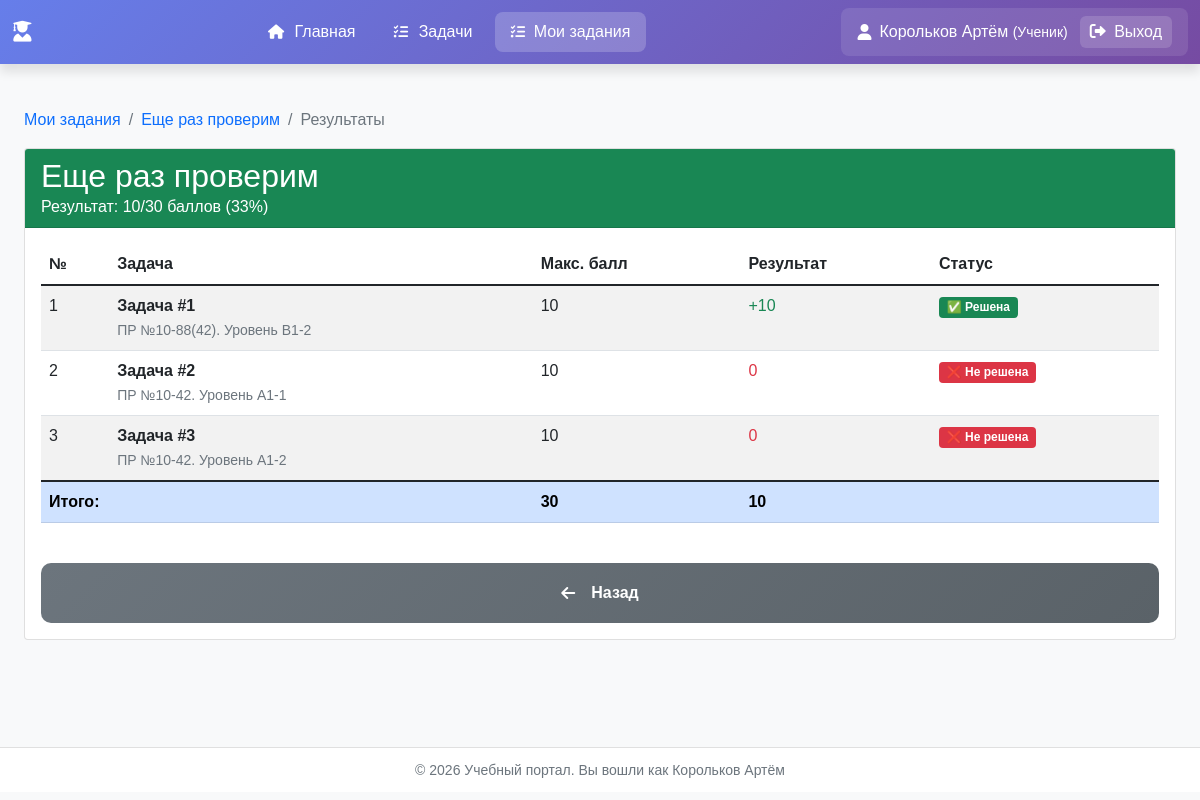
Before: /tasks/collections/attempt/53/results/ (signed in) with the older database file.
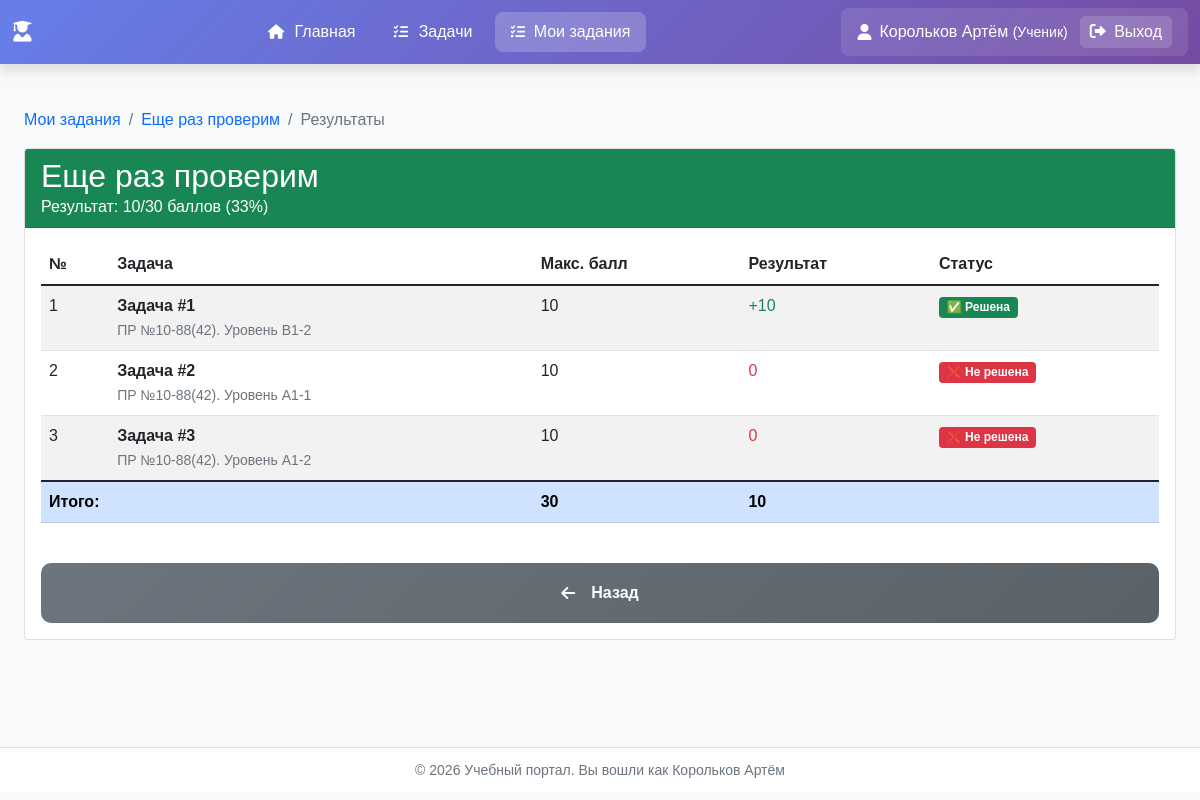
After: the same page with the newer database file.
### task_description_app/collections/models.py (models this page shows, shortened)
class CollectionItem(models.Model):
    collection = models.ForeignKey(
        Collection,
        on_delete=models.CASCADE,
        related_name='collection_items'
    )
    task = models.ForeignKey(Task, on_delete=models.CASCADE)
    order = models.IntegerField('Порядок', default=0)
    max_score = models.IntegerField('Максимальный балл', default=10)
    required = models.BooleanField('Обязательная', default=True)
    class Meta:
        db_table = 'task_description_app_collectionitem'
        ordering = ['order']
        unique_together = ['collection', 'task']

### task_description_app/tasks/models.py (models this page shows, shortened)
class Task(models.Model):
    title = models.CharField(
        max_length=200,
        blank=True,
        verbose_name='Название задачи'
    )
    description = models.TextField(
        verbose_name="Описание",
        blank=True
    )
    difficulty = models.ForeignKey(
        DifficultyLevel,
        on_delete=models.PROTECT,
        related_name='tasks',
        verbose_name='Уровень сложности'
    )
    created_at = models.DateTimeField(auto_now_add=True)
    is_public = models.BooleanField(
        verbose_name='Публичная',
        default=True
    )
    test_files = models.JSONField(
        verbose_name='Файлы тестов',
        default=list
    )  # список файлов
    total_attempts = models.PositiveIntegerField(
        default=0,
        verbose_name='Всего попыток'
    )
    perfect_solutions = models.PositiveIntegerField(
        default=0,
        verbose_name='Успешных на 100% попыток'
    )
    last_attempt_at = models.DateTimeField(
        null=True,
        blank=True,
        auto_now_add=True,
        verbose_name='Последняя попытка'
    )
    created_by = models.ForeignKey(
        User,
        on_delete=models.SET_DEFAULT,
        default=4, # User.id = 4 это я
        related_name='tasks',
        verbose_name='автор задачи'
    )
    class Meta:
        db_table = 'task_description_app_task'

### task_description_app/collections/views.py (the view)
# urls.py: path('attempt/<int:attempt_id>/results/', views.collection_attempt_results, name='attempt_results'),
def collection_attempt_results(request, attempt_id):
    attempt = get_object_or_404(
        CollectionAttempt,
        id=attempt_id,
        student=request.user,
        status='completed'
    )
    items = attempt.collection.collection_items.select_related('task').order_by('order')
    task_results = attempt.task_attempts.all()
    results_dict = {}
    for result in task_results:
        if result.real_task_id not in results_dict:
            results_dict[result.real_task_id] = result.is_solved
    items_with_status = []
    for item in items:
        task_id_str = str(item.task.id)
        items_with_status.append({
            'item': item,
            'task_id': item.task.id,
            'title': item.task.title,
            'max_score': item.max_score,
            'order': item.order,
            'is_solved': results_dict.get(task_id_str, False),
        })
    context = {
        'attempt': attempt,
        'items_with_status': items_with_status,
        'title': f'Результаты: {attempt.collection.title}',
    }
    return render(request, 'task_description_app/collections/collection_results.html', context)

### task_description_app/collections/models.py (called while the page is built)
    def get_progress_percent(self):
        if self.max_score > 0:
            return round((self.score / self.max_score) * 100)
        return 0

### templates/task_description_app/collections/collection_results.html (shortened to what this page needs)
{% extends "base.html" %}
{% load static %}
{% block content %}
    <div class="container mt-4">
        <nav aria-label="breadcrumb">
            <ol class="breadcrumb">
                {% if user.user_type == 'teacher' %}
                    <li class="breadcrumb-item"><a href="{% url 'tasks_&_collections:collections:list' %}"
                                                   class="text-decoration-none">Мои подборки</a>
                    </li>
                {% else %}
                    <li class="breadcrumb-item"><a href="{% url 'tasks_&_collections:collections:my_assignments' %}"
                                                   class="text-decoration-none">Мои задания</a>
                    </li>
                {% endif %}
                <li class="breadcrumb-item"><a href="{%  url 'tasks_&_collections:collections:detail' attempt.collection.id %}"
                                               class="text-decoration-none">{{ attempt.collection.title }}</a>
                </li>
                <li class="breadcrumb-item active" aria-current="page">Результаты
                </li>
            </ol>
        </nav>
        <div class="card">
            <div class="card-header bg-success text-white">
                <h2 class="mb-0">{{ attempt.collection.title }}</h2>
                <p class="mb-0">Результат: {{ attempt.score }}/{{ attempt.max_score }} баллов
                    ({{ attempt.get_progress_percent }}%)</p>
            </div>
            <div class="card-body">
                <div class="table-responsive">
                    <table class="table table-striped">
                        <thead>
                        <tr>
                            <th>№</th>
                            <th>Задача</th>
                            <th>Макс. балл</th>
                            <th>Результат</th>
                            <th>Статус</th>
                        </tr>
                        </thead>
                        <tbody>
                        {% for item_data in items_with_status %}
                            <tr>
                                <td>{{ forloop.counter }}</td>
                                <td>
                                    <strong>Задача #{{ item_data.task_id }}</strong><br>
                                    <small class="text-muted">{{ item_data.title }}</small>
                                </td>
                                <td>{{ item_data.max_score }}</td>
                                <td>
                                    {% if item_data.is_solved %}
                                        <span class="text-success">+{{ item_data.max_score }}</span>
                                    {% else %}
                                        <span class="text-danger">0</span>
                                    {% endif %}
                                </td>
                                <td>
                                    {% if item_data.is_solved %}
                                        <span class="badge bg-success">✅ Решена</span>
                                    {% else %}
                                        <span class="badge bg-danger">❌ Не решена</span>
                                    {% endif %}
                                </td>
                            </tr>
                        {% endfor %}
                        </tbody>
                        <tfoot>
                        <tr class="table-primary">
                            <th colspan="2">Итого:</th>
                            <th>{{ attempt.max_score }}</th>
                            <th colspan="2">{{ attempt.score }}</th>
                        </tr>
                        </tfoot>
                    </table>
                </div>
                <div class="mt-4">
                    <a href="{% url 'tasks_&_collections:collections:detail' attempt.collection.id %}"
                       class="btn btn-secondary">
                        <i class="fas fa-arrow-left me-2"></i>Назад
                    </a>
                </div>
            </div>
        </div>
    </div>
{% endblock %}

Changed rows visible on the page:
changed through a linked row, CollectionItem: title "ПР №10-42. Уровень А1-1" → "ПР №10-88(42). Уровень А1-1"
changed through a linked row, CollectionItem: title "ПР №10-42. Уровень А1-2" → "ПР №10-88(42). Уровень А1-2"
